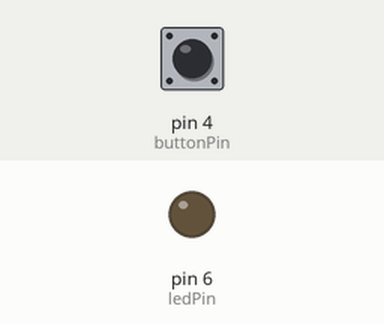
This sketch was run on a simulated Arduino Uno, built with avr-gcc and run on an emulated ATmega328P. Parts: output pins drawn as LEDs (lit = HIGH). The test bench sets the inputs (shaded band); at power-on: pin 4 (buttonPin) LOW.

Above: at 1.2 s.
1.3 s: pin 4 (buttonPin) pulled HIGH for 0.15 s
At 2.4 s:
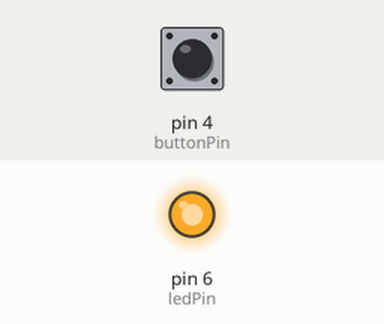
2.9 s: pin 4 (buttonPin) pulled HIGH for 1 s
At 3.6 s:
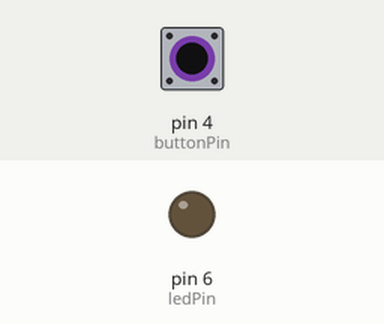
5.4 s: pin 4 (buttonPin) pulled HIGH for 3.2 s
At 6.7 s:
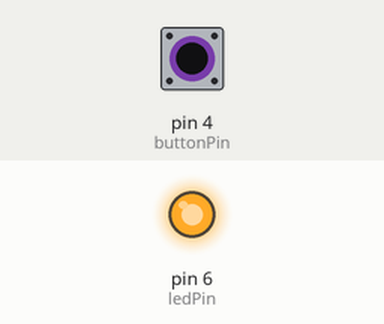
Timing chart, 0 to 8.4 s (numbered marks = the images above; inputs shaded):
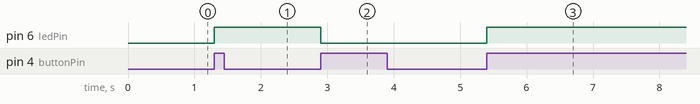

Measured:
- after the input at 1.3 s, pin 6 (ledPin): LOW → HIGH at once
- after the input at 2.9 s, pin 6 (ledPin): HIGH → LOW at once
- after the input at 5.4 s, pin 6 (ledPin): LOW → HIGH at once

The sketch:

lightSwitch.ino
```cpp
// Define the pre-wired pins on the Arduino Sensor Kit
const int buttonPin = 4; // Grove Button is on D4
const int ledPin = 6;    // Grove Red LED is on D6

int ledState = LOW;         // Tracks the current state of the LED
int buttonState = LOW;      // Tracks the current reading from the button pin
int lastButtonState = LOW;  // Tracks the previous reading from the button pin

void setup() {
  pinMode(buttonPin, INPUT);
  pinMode(ledPin, OUTPUT);

  // Start with the LED turned off
  digitalWrite(ledPin, ledState);
}

void loop() {
  // Read the current status of the button
  buttonState = digitalRead(buttonPin);

  // Check if the button transition changed from NOT pressed to PRESSED
  if (buttonState == HIGH && lastButtonState == LOW) {
    // Toggle the state variable
    if (ledState == HIGH) {
      ledState = LOW;
    } else {
      ledState = HIGH;
    }

    // Apply the new state to the LED
    digitalWrite(ledPin, ledState);

    // Small delay to handle button bounce
    delay(50);
  }

  // Save the current state for the next loop comparison
  lastButtonState = buttonState;
}
```
